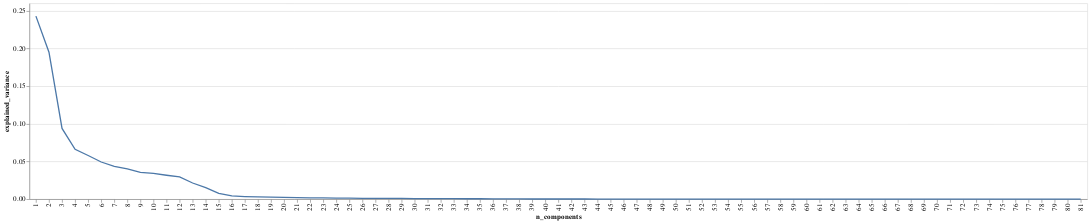

The notebook cell saved with this chart:
### Code cell
draw_components_variance_chart(pca)

### Figure 1 — Vega-Lite specification as saved in the notebook (floating-point values rounded to 4 significant figures)
{"config": {"view": {"continuousWidth": 400, "continuousHeight": 300}}, "data": {"name": "data-25f54a08dec8c5186198a238736d7d41"}, "mark": "line", "encoding": {"x": {"field": "n_components", "type": "ordinal"}, "y": {"field": "explained_variance", "type": "quantitative"}}, "$schema": "https://vega.github.io/schema/vega-lite/v4.17.0.json", "datasets": {"data-25f54a08dec8c5186198a238736d7d41": [{"n_components": 1, "explained_variance": 0.243}, {"n_components": 2, "explained_variance": 0.1951}, {"n_components": 3, "explained_variance": 0.09393}, {"n_components": 4, "explained_variance": 0.06627}, {"n_components": 5, "explained_variance": 0.05796}, {"n_components": 6, "explained_variance": 0.04932}, {"n_components": 7, "explained_variance": 0.04365}, {"n_components": 8, "explained_variance": 0.0401}, {"n_components": 9, "explained_variance": 0.03545}, {"n_components": 10, "explained_variance": 0.03413}, {"n_components": 11, "explained_variance": 0.03175}, {"n_components": 12, "explained_variance": 0.02957}, {"n_components": 13, "explained_variance": 0.02145}, {"n_components": 14, "explained_variance": 0.01526}, {"n_components": 15, "explained_variance": 0.007631}, {"n_components": 16, "explained_variance": 0.004293}, {"n_components": 17, "explained_variance": 0.003492}, {"n_components": 18, "explained_variance": 0.003026}, {"n_components": 19, "explained_variance": 0.002693}, {"n_components": 20, "explained_variance": 0.002471}, {"n_components": 21, "explained_variance": 0.001943}, {"n_components": 22, "explained_variance": 0.001725}, {"n_components": 23, "explained_variance": 0.001641}, {"n_components": 24, "explained_variance": 0.001425}, {"n_components": 25, "explained_variance": 0.00129}, {"n_components": 26, "explained_variance": 0.001128}, {"n_components": 27, "explained_variance": 0.001078}, {"n_components": 28, "explained_variance": 0.0009816}, {"n_components": 29, "explained_variance": 0.0009478}, {"n_components": 30, "explained_variance": 0.0008338}, {"n_components": 31, "explained_variance": 0.0007828}, {"n_components": 32, "explained_variance": 0.0006833}, {"n_components": 33, "explained_variance": 0.0006707}, {"n_components": 34, "explained_variance": 0.0005695}, {"n_components": 35, "explained_variance": 0.0005261}, {"n_components": 36, "explained_variance": 0.0004973}, {"n_components": 37, "explained_variance": 0.0003278}, {"n_components": 38, "explained_variance": 0.0002621}, {"n_components": 39, "explained_variance": 0.0002467}, {"n_components": 40, "explained_variance": 0.0002386}, {"n_components": 41, "explained_variance": 0.0002277}, {"n_components": 42, "explained_variance": 0.0002193}, {"n_components": 43, "explained_variance": 0.0001903}, {"n_components": 44, "explained_variance": 0.0001505}, {"n_components": 45, "explained_variance": 0.0001225}, {"n_components": 46, "explained_variance": 0.0001065}, {"n_components": 47, "explained_variance": 9.013e-05}, {"n_components": 48, "explained_variance": 7.375e-05}, {"n_components": 49, "explained_variance": 6.974e-05}, {"n_components": 50, "explained_variance": 6.659e-05}, {"n_components": 51, "explained_variance": 5.623e-05}, {"n_components": 52, "explained_variance": 4.968e-05}, {"n_components": 53, "explained_variance": 3.966e-05}, {"n_components": 54, "explained_variance": 3.483e-05}, {"n_components": 55, "explained_variance": 3.093e-05}, {"n_components": 56, "explained_variance": 2.535e-05}, {"n_components": 57, "explained_variance": 2.373e-05}, {"n_components": 58, "explained_variance": 2.142e-05}, {"n_components": 59, "explained_variance": 1.919e-05}, {"n_components": 60, "explained_variance": 1.703e-05}, {"n_components": 61, "explained_variance": 1.574e-05}, {"n_components": 62, "explained_variance": 1.153e-05}, {"n_components": 63, "explained_variance": 9.018e-06}, {"n_components": 64, "explained_variance": 8.275e-06}, {"n_components": 65, "explained_variance": 7.772e-06}, {"n_components": 66, "explained_variance": 6.916e-06}, {"n_components": 67, "explained_variance": 5.724e-06}, {"n_components": 68, "explained_variance": 5.247e-06}, {"n_components": 69, "explained_variance": 2.876e-06}, {"n_components": 70, "explained_variance": 2.568e-06}, {"n_components": 71, "explained_variance": 2.332e-06}, {"n_components": 72, "explained_variance": 1.456e-06}, {"n_components": 73, "explained_variance": 1.382e-06}, {"n_components": 74, "explained_variance": 1.333e-06}, {"n_components": 75, "explained_variance": 9.955e-07}, {"n_components": 76, "explained_variance": 8.902e-07}, {"n_components": 77, "explained_variance": 4.463e-07}, {"n_components": 78, "explained_variance": 4.2e-07}, {"n_components": 79, "explained_variance": 3.958e-07}, {"n_components": 80, "explained_variance": 3.551e-07}, {"n_components": 81, "explained_variance": 4.419e-09}]}}
